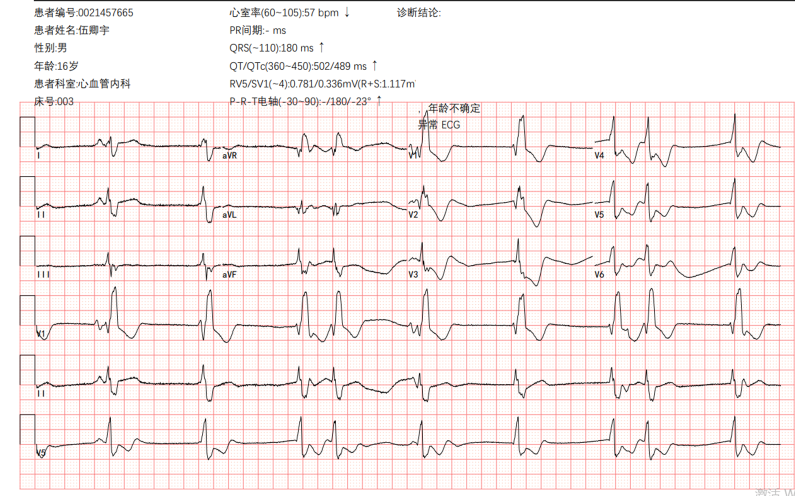
#> input picture ecg_original.png, 1590 x 991 px (shown at 1/2 size)
$ python remove_ecg_text.py
#> lines starting #> are read from the running program, lines starting #| are printed output that depends on the picture; after the words box and inside, x2 and y2 are one past the last pixel; in counts of white or black regions, pixels touching at a corner belong together
#!/usr/bin/env python3
"""Erase all text from an ECG printout, keeping only waveforms on the red grid."""

from pathlib import Path

import numpy as np
from PIL import Image

SRC = Path(__file__).resolve().parent / "ecg_original.png"
OUT = Path(__file__).resolve().parent / "ecg_waveforms_only.png"

GRID_TOP = 203

# Original-image coordinates.
TEXT_BOXES = [
    (50, 184, 175, 222),       # 床号:003
    (430, 184, 800, 222),      # P-R-T电轴
    (805, 192, 990, 234),      # 年龄不确定
    (795, 216, 980, 268),      # 异常 ECG
    (56, 296, 105, 345),       # I
    (52, 405, 115, 460),       # II
    (52, 518, 122, 580),       # III
    (55, 642, 115, 700),       # V1
    (52, 758, 115, 820),       # II rhythm
    (48, 878, 115, 942),       # V5 rhythm
    (415, 296, 515, 355),      # aVR
    (415, 412, 515, 475),      # aVL
    (415, 528, 520, 590),      # aVF
    (785, 390, 870, 452),      # V2
    (785, 515, 872, 582),      # V3
    (1165, 284, 1255, 346),    # V4
    (1165, 404, 1255, 466),    # V5
    (1165, 524, 1255, 586),    # V6
]

WATERMARK = (1480, 948, 1590, 991)


def achromatic_ink(rgb: np.ndarray) -> np.ndarray:
    r = rgb[:, :, 0].astype(np.int16)
    g = rgb[:, :, 1].astype(np.int16)
    b = rgb[:, :, 2].astype(np.int16)
    gray = (r + g + b) / 3.0
    return (np.abs(r - g) < 42) & (np.abs(r - b) < 42) & (gray < 205)
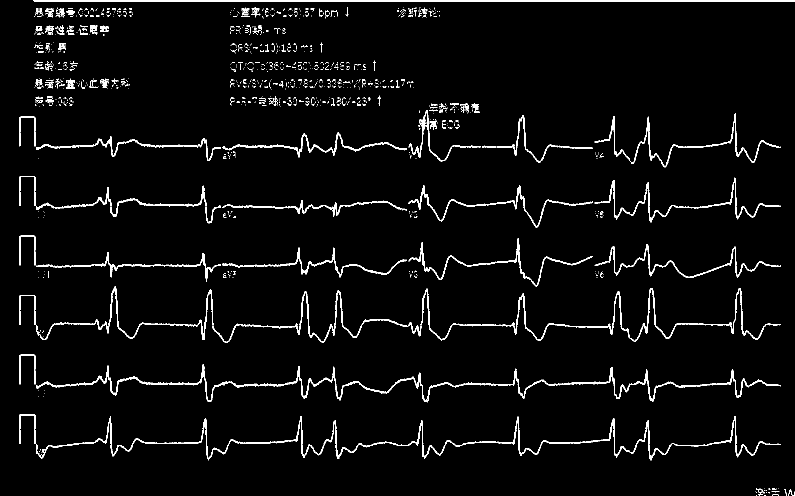
#> returned value: shape (991, 1590) bool (shown at 1/2 size); 3.7% white; 1118 white regions (984 under 20 px), largest, box (x1, y1, x2, y2) and area: (72, 832, 1561, 921) 6998, (67, 0, 1590, 3) 4568, (841, 576, 1562, 684) 4094


def is_paper(rgb: np.ndarray) -> np.ndarray:
    """White paper or pink/red grid lines — not ink and not gray text fringes."""
    r = rgb[:, :, 0].astype(np.int16)
    g = rgb[:, :, 1].astype(np.int16)
    b = rgb[:, :, 2].astype(np.int16)
    white = (r > 248) & (g > 248) & (b > 248)
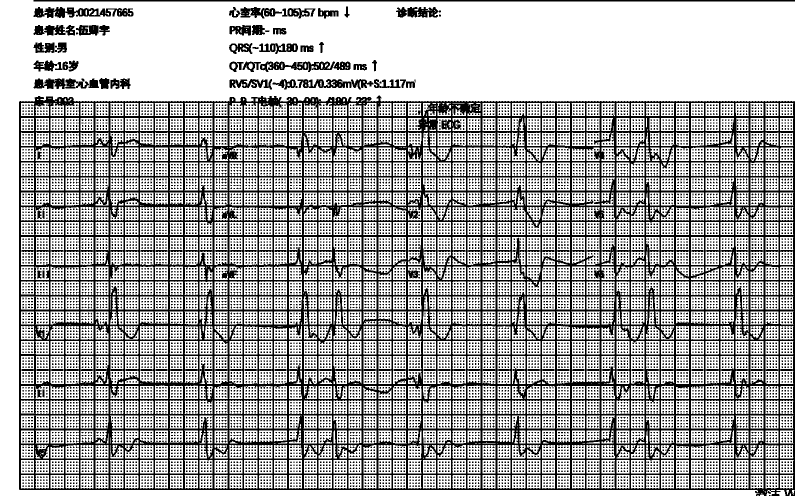
#> white: shape (991, 1590) bool (shown at 1/2 size); 67.1% white; 19497 black regions (19442 under 20 px), largest, box (x1, y1, x2, y2) and area: (38, 191, 1590, 991) 328417, (67, 0, 1590, 3) 4569, (67, 14, 267, 36) 2513
    pink = (r > 200) & (g > 150) & ((r - g) > 6)
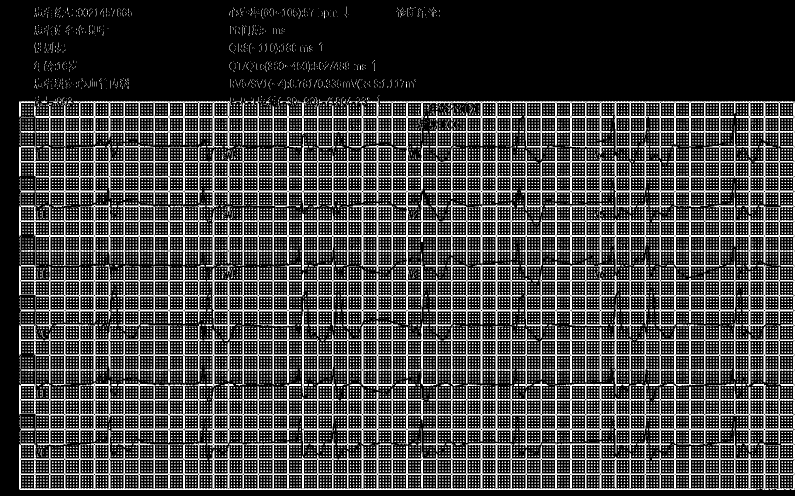
#> pink: shape (991, 1590) bool (shown at 1/2 size); 25% white; 22654 white regions (22559 under 20 px), largest, box (x1, y1, x2, y2) and area: (38, 194, 1590, 980) 238952, (434, 530, 469, 549) 105, (699, 768, 722, 772) 82
    return white | pink
#> returned value: shape (991, 1590) bool; 92.1% white; 24785 black regions (24649 under 20 px), largest, box (x1, y1, x2, y2) and area: (38, 572, 1562, 687) 11741, (38, 828, 1562, 921) 9953, (72, 728, 1562, 805) 9173


def column_span(ink_col: np.ndarray) -> int:
    ys = np.flatnonzero(ink_col)
    if ys.size == 0:
        return 0
    return int(ys.max() - ys.min() + 1)


def cover_with_grid(img: np.ndarray, orig: np.ndarray, paper: np.ndarray, box) -> None:
    """Rebuild pink grid in the box from nearby paper pixels on the same rows."""
    h, w = paper.shape
    x0, y0, x1, y1 = [int(v) for v in box]
    x0, y0 = max(0, x0), max(0, y0)
    x1, y1 = min(w, x1), min(h, y1)
    if x1 <= x0 or y1 <= y0:
        return
    period = 30
    xa, xb = max(0, x0 - 420), min(w, x1 + 420)
    for y in range(y0, y1):
        tmpl = np.zeros((period, 3), dtype=np.float64)
        cnt = np.zeros(period, dtype=np.float64)
        for x in range(xa, xb):
            if x0 <= x < x1:
                continue
            if paper[y, x]:
                k = x % period
                tmpl[k] += orig[y, x]
                cnt[k] += 1
        if (cnt == 0).any():
            for x in range(w):
                if paper[y, x]:
                    k = x % period
                    if cnt[k] == 0:
                        tmpl[k] += orig[y, x]
                        cnt[k] += 1
        cnt[cnt == 0] = 1
        tmpl = (tmpl / cnt[:, None]).astype(np.uint8)
        xs = np.arange(x0, x1)
        img[y, x0:x1] = tmpl[xs % period]


def thin_ys(ink_col: np.ndarray, gray_col: np.ndarray) -> np.ndarray | None:
    ys = np.flatnonzero(ink_col)
    if ys.size < 2 or (ys.max() - ys.min() + 1) > 9:
        return None
    if ys.size <= 3:
        return ys
    dark = 255 - gray_col[ys]
    pick = ys[np.argsort(dark)[-3:]]
    return np.sort(pick)


def restore_trace(
    img: np.ndarray,
    orig: np.ndarray,
    ink: np.ndarray,
    paper: np.ndarray,
    gray: np.ndarray,
    box,
    pad: int = 12,
) -> None:
    h, w = ink.shape
    x0, y0, x1, y1 = [int(v) for v in box]
    x0, y0 = max(0, x0), max(0, y0)
    x1, y1 = min(w, x1), min(h, y1)
    if x1 - x0 < 2 or y1 - y0 < 2:
        return

    cover_with_grid(img, orig, paper, (x0, y0, x1, y1))

    ref_x, ref_ys = None, None
    for x in range(x1, min(w, x1 + pad)):
        ys = thin_ys(ink[y0:y1, x], gray[y0:y1, x])
        if ys is not None:
            ref_x, ref_ys = x, ys
            break
    if ref_ys is None:
        for x in range(x0 - 1, max(-1, x0 - pad - 1), -1):
            ys = thin_ys(ink[y0:y1, x], gray[y0:y1, x])
            if ys is not None:
                ref_x, ref_ys = x, ys
                break
    if ref_ys is not None:
        colors = orig[y0:y1, ref_x]
        for x in range(x0, x1):
            img[y0 + ref_ys, x] = colors[ref_ys]

    for x in list(range(x0, min(x1, x0 + 8))) + list(range(max(x0, x1 - 8), x1)):
        if column_span(ink[y0:y1, x]) >= 12:
            img[y0:y1, x] = orig[y0:y1, x]


def main() -> None:
    orig_full = np.array(Image.open(SRC).convert("RGB"))
    ink_full = achromatic_ink(orig_full)
    paper_full = is_paper(orig_full)

    orig = orig_full[GRID_TOP:].copy()
    img = orig.copy()
    ink = ink_full[GRID_TOP:].copy()
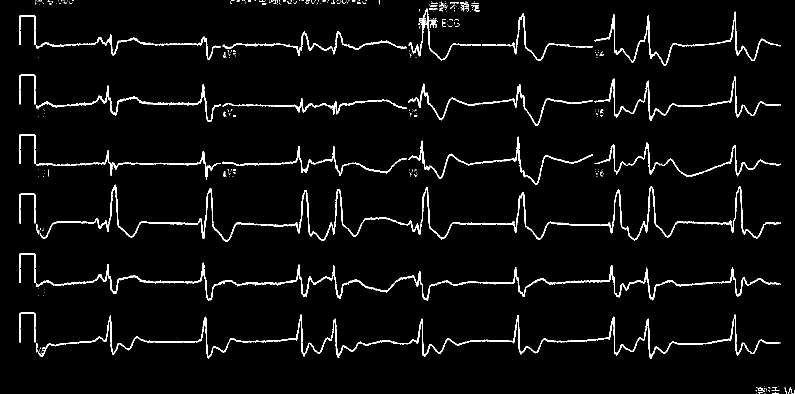
#> ink: shape (788, 1590) bool (shown at 1/2 size); 3.7% white in thin lines or dots
    paper = paper_full[GRID_TOP:].copy()
#> paper: shape (788, 1590) bool; 92.2% white; 24420 black regions (24359 under 20 px), largest, box (x1, y1, x2, y2) and area: (38, 369, 1562, 484) 11741, (38, 625, 1562, 718) 9953, (72, 525, 1562, 602) 9173
    gray = orig.mean(axis=2)
#> gray: shape (788, 1590) float64
    dy = GRID_TOP

    # First grid rows only held header text; rebuild them as paper.
    cover_with_grid(img, orig, paper, (0, 0, img.shape[1], 18))
#> after the loop in cover_with_grid, `for y in range(y0, y1):`:
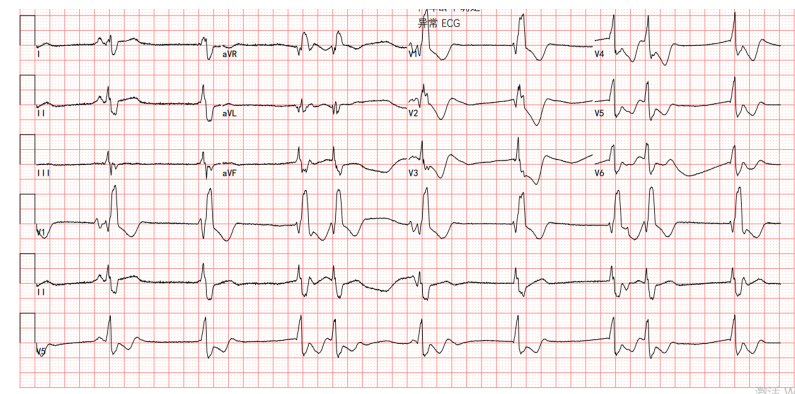
#> img: shape (788, 1590, 3) (shown at 1/2 size); mean R, G, B 248.4, 235.2, 234.3

    for x0, y0, x1, y1 in TEXT_BOXES:
        box = (x0, y0 - dy, x1, y1 - dy)
        if box[3] <= 0 or box[1] >= img.shape[0]:
            continue
        restore_trace(img, orig, ink, paper, gray, box)
#> this loop made 18 passes
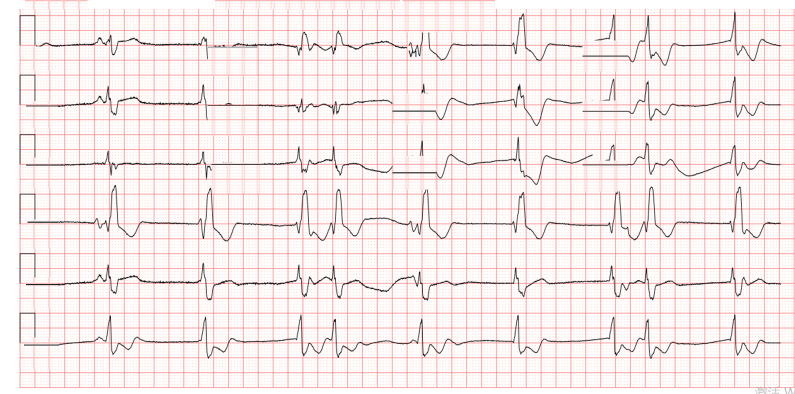
#> img: shape (788, 1590, 3) (shown at 1/2 size); 5.83% of pixels changed, all inside (x1, y1, x2, y2) = (48, 0, 1255, 739)

    x0, y0, x1, y1 = WATERMARK
    y0, y1 = max(0, y0 - dy), min(img.shape[0], y1 - dy)
#> y0 = 745; y1 = 788
    src_x0 = x0 - 120
    img[y0:y1, x0:x1] = orig[y0:y1, src_x0 : src_x0 + (x1 - x0)]
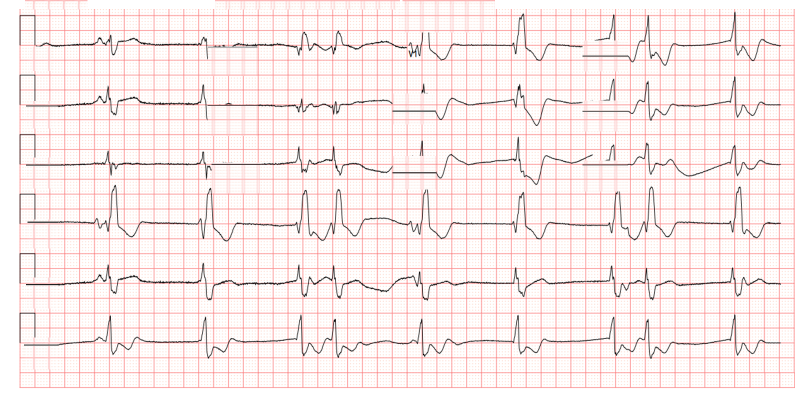
#> img: shape (788, 1590, 3) (shown at 1/2 size); 0.21% of pixels changed, all inside (x1, y1, x2, y2) = (1480, 745, 1590, 788)

    Image.fromarray(img).save(OUT, "PNG")
    print(f"Wrote {OUT} {img.shape[1]}x{img.shape[0]}")
#| Wrote ecg_waveforms_only.png 1590x788


if __name__ == "__main__":
    main()
